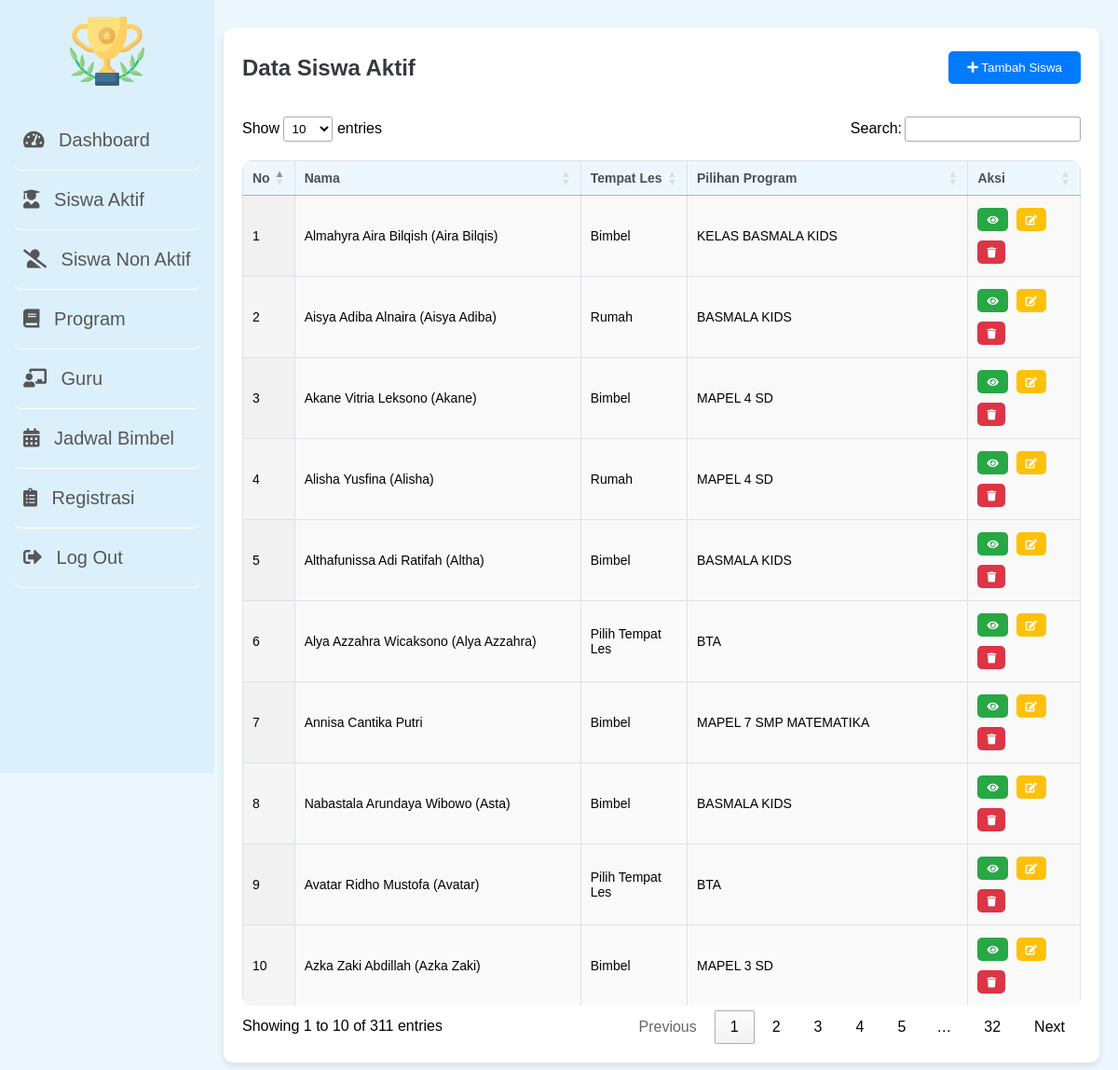
/admin/index.php?page=data-siswa-aktif (signed in), run on the app's committed database.
### tables this page shows
CREATE TABLE `siswa` (
  `id_siswa` int(11) NOT NULL,
  `nama` text NOT NULL,
  `tempatlahir` varchar(30) NOT NULL,
  `tanggallahir` date NOT NULL,
  `asalsekolah` varchar(50) NOT NULL,
  `kelas` varchar(50) NOT NULL,
  `jeniskelamin` varchar(15) NOT NULL,
  `alamat` text NOT NULL,
  `nohp` varchar(50) NOT NULL,
  `tempat_les` varchar(255) NOT NULL,
  `pilihanprogram` varchar(200) NOT NULL,
  `tglpendaftaran` date DEFAULT NULL,
  `status_siswa` varchar(255) NOT NULL,
  `keterangan` varchar(255) DEFAULT NULL
);

### admin/data-siswa-aktif.php (the view, shortened to what this page needs)
<?php
include '../koneksi/koneksi.php';
$sql = "SELECT id_siswa, nama, tempat_les, pilihanprogram FROM siswa WHERE status_siswa = 'Aktif'";
$result = $conn->query($sql);
?>
<!DOCTYPE html>
<html lang="en">
<head>
    <link rel="stylesheet" href="https://cdnjs.cloudflare.com/ajax/libs/font-awesome/5.15.4/css/all.min.css">
    <link rel="stylesheet" href="https://cdn.datatables.net/1.11.5/css/jquery.dataTables.min.css">
    <link rel="stylesheet" href="aset/style-data-siswa.css">
</head>
<body>
    <div class="page-data">
        <div class="page-data_header">
            <h2>Data Siswa Aktif</h2>
            <button class="btn" id="tambahSiswaBtn"><i class="fas fa-plus"></i> Tambah Siswa</button>
        </div>
        <div class="page-data_table">
            <table id="siswaTable" class="display">
                <thead>
                    <tr>
                        <th>No</th>
                        <th>Nama</th>
                        <th>Tempat Les</th>
                        <th>Pilihan Program</th>
                        <th>Aksi</th>
                    </tr>
                </thead>
                <tbody>
                    <?php
                    if ($result->num_rows > 0) {
                        $no = 1;
                        while ($row = $result->fetch_assoc()) {
                            echo "<tr>";
                            echo "<td>" . $no++ . "</td>";
                            echo "<td>" . $row['nama'] . "</td>";
                            echo "<td>" . $row['tempat_les'] . "</td>";
                            echo "<td>" . $row['pilihanprogram'] . "</td>";
                            echo "<td>
                                    <button class='btn view-btn' data-id='" . $row['id_siswa'] . "' style='background-color: #28a745;'><i class='fas fa-eye'></i></button>
                                    <button class='btn edit-btn' data-id='" . $row['id_siswa'] . "' style='background-color: #ffc107;'><i class='fas fa-edit'></i></button>
                                    <button class='btn delete-btn' data-id='" . $row['id_siswa'] . "' style='background-color: #dc3545;'><i class='fas fa-trash'></i></button>
                                  </td>";
                            echo "</tr>";
                        }
                    } else {
                        echo "<tr><td colspan='5'>Tidak ada data siswa aktif</td></tr>";
                    }
                    ?>
                </tbody>
            </table>
        </div>
    </div>
</body>
</html>

### admin/index.php (shortened to what this page needs)
<!DOCTYPE html>
<html lang="en">
<head>
    <link rel="stylesheet" href="aset/style.css">
     <link rel="stylesheet" href="https://cdnjs.cloudflare.com/ajax/libs/font-awesome/5.15.4/css/all.min.css">
</head>
<body>
    <div class="sidebar">
        <div class="logo">
            <img src="aset/img/success.png" alt="Logo" >
        </div>
        <a href="?page=dashboard" class="menu-item">
            <i class="fas fa-tachometer-alt"></i> <span>Dashboard</span>
        </a>
        <a href="?page=data-siswa-aktif" class="menu-item">
            <i class="fas fa-user-graduate"></i> <span>Siswa Aktif</span>
        </a>
        <a href="?page=data-siswa-nonaktif" class="menu-item">
            <i class="fas fa-user-slash"></i> <span>Siswa Non Aktif</span>
        </a>
        <a href="?page=data-program" class="menu-item">
            <i class="fas fa-book"></i> <span>Program</span>
        </a>
        <a href="?page=data-guru" class="menu-item">
            <i class="fas fa-chalkboard-teacher"></i> <span>Guru</span>
        </a>
        <a href="?page=jadwal-bimbel" class="menu-item">
            <i class="fas fa-calendar-alt"></i> <span>Jadwal Bimbel</span>
        </a>
        <a href="?page=registrasi" class="menu-item">
            <i class="fas fa-clipboard-list"></i> <span>Registrasi</span>
        </a>
        <a href="logout.php" class="menu-item" id="logout">
            <i class="fas fa-sign-out-alt"></i> <span>Log Out</span>
        </a>
    </div>
    <div class="content" id="content">
        <?php
        $page = isset($_GET['page']) ? $_GET['page'] : 'dashboard';
        $allowed_pages = ['dashboard', 'data-siswa-aktif', 'data-siswa-nonaktif', 'data-program', 'registrasi','data-guru', 'jadwal-bimbel'];
        if (in_array($page, $allowed_pages)) {
            include $page . '.php';
        } else {
            include 'dashboard.php';
        }
        ?>
    </div>
</body>
</html>

### admin/aset/style.css (style rules this page uses)
body { font-family: 'Segoe UI', Tahoma, Geneva, Verdana, sans-serif; display: flex; min-height: 100vh; margin: 0; font-family: Arial, sans-serif; background-color: rgb(237, 248, 254); }
.sidebar { width: 200px; background-color: rgb(220, 240, 252); color: rgb(24, 24, 24); height: 100vh; position: fixed; top: 0; left: 0; display: flex; flex-direction: column; padding: 15px; flex-shrink: 0; }
.sidebar .logo { text-align: center; margin-bottom: 20px; width: 100%; }
.sidebar .logo img { width: 40%; }
.sidebar a { color: rgb(86, 86, 86); font-size: 20px; text-decoration: none; display: block; padding: 20px 10px; margin: 0; border-radius: 8px; border-bottom: 1px solid rgb(255, 255, 255); }
.sidebar a i { margin-right: 10px; }
.menu-item { padding: 15px; text-decoration: none; color: white; display: block; }
.content { flex-grow: 1; margin-left: 220px; padding: 20px; width: calc(100% - 220px); overflow: auto; }

### admin/aset/style-data-siswa.css (style rules this page uses)
.page-data { max-width: 100%; margin: 10px 0; background: #fff; padding: 20px; border-radius: 10px; box-shadow: 0 4px 8px rgba(0, 0, 0, 0.1); }
.page-data_header { display: flex; justify-content: space-between; align-items: center; padding-bottom: 10px; margin-bottom: 20px; }
.page-data_header h2 { margin: 0; color: #343a40; }
.btn { background-color: #007bff; color: #fff; padding: 10px 20px; text-decoration: none; border-radius: 5px; transition: background-color 0.3s, transform 0.3s; margin: 5px 0; border: none; }
.page-data_table table { width: 100%; border-collapse: collapse; border-radius: 10px; overflow: hidden; font-size: 14px; }
.page-data_table table i { font-size: 11px; }
.page-data_table th, .page-data_table td { padding: 25px 10px; border: 1px solid #dee2e6; text-align: left; }
.page-data_table th { background-color: rgb(239, 247, 254); color: #495057; }
.page-data_table tr:nth-child(even) { background-color: rgb(250, 250, 250); }
.page-data_table .btn { margin-right: 5px; padding: 5px 10px; }

### admin/index.php (style rules this page uses)
body { font-family: 'Segoe UI', Tahoma, Geneva, Verdana, sans-serif; display: flex; min-height: 100vh; margin: 0; font-family: Arial, sans-serif; background-color:rgb(237, 248, 254); }
.sidebar { width: 200px; background-color:rgb(220, 240, 252); color: rgb(24, 24, 24); height: 100vh; position: fixed; top: 0; left: 0; display: flex; flex-direction: column; padding: 15px; flex-shrink: 0; }
.sidebar .logo { text-align: center; margin-bottom: 20px; width: 100%; }
.sidebar .logo img { width: 40%; }
.sidebar a { color: rgb(86, 86, 86); font-size: 20px; text-decoration: none; display: block; padding: 20px 10px; margin: 0; border-radius: 8px; border-bottom: 1px solid rgb(255, 255, 255); }
.sidebar a i { margin-right: 10px; }
.menu-item { padding: 15px; text-decoration: none; color: white; display: block; }
.content { flex-grow: 1; margin-left: 220px; padding: 20px; width: calc(100% - 220px); overflow: auto; }

### data on the page
siswa: nama "Almahyra Aira Bilqish (Aira Bilqis)", tempat_les "Bimbel", pilihanprogram "KELAS BASMALA KIDS"
siswa: nama "Aisya Adiba Alnaira (Aisya Adiba)", tempat_les "Rumah", pilihanprogram "BASMALA KIDS"
siswa: nama "Akane Vitria Leksono (Akane)", tempat_les "Bimbel", pilihanprogram "MAPEL 4 SD"
siswa: nama "Alisha Yusfina (Alisha)", tempat_les "Rumah", pilihanprogram "MAPEL 4 SD"
siswa: nama "Althafunissa Adi Ratifah (Altha)", tempat_les "Bimbel", pilihanprogram "BASMALA KIDS"
siswa: nama "Alya Azzahra Wicaksono (Alya Azzahra)", tempat_les "Pilih Tempat Les", pilihanprogram "BTA"
siswa: nama "Annisa Cantika Putri", tempat_les "Bimbel", pilihanprogram "MAPEL 7 SMP MATEMATIKA"
siswa: nama "Nabastala Arundaya Wibowo (Asta)", tempat_les "Bimbel", pilihanprogram "BASMALA KIDS"
siswa: nama "Avatar Ridho Mustofa (Avatar)", tempat_les "Pilih Tempat Les", pilihanprogram "BTA"
siswa: nama "Azka Zaki Abdillah (Azka Zaki)", tempat_les "Bimbel", pilihanprogram "MAPEL 3 SD"
